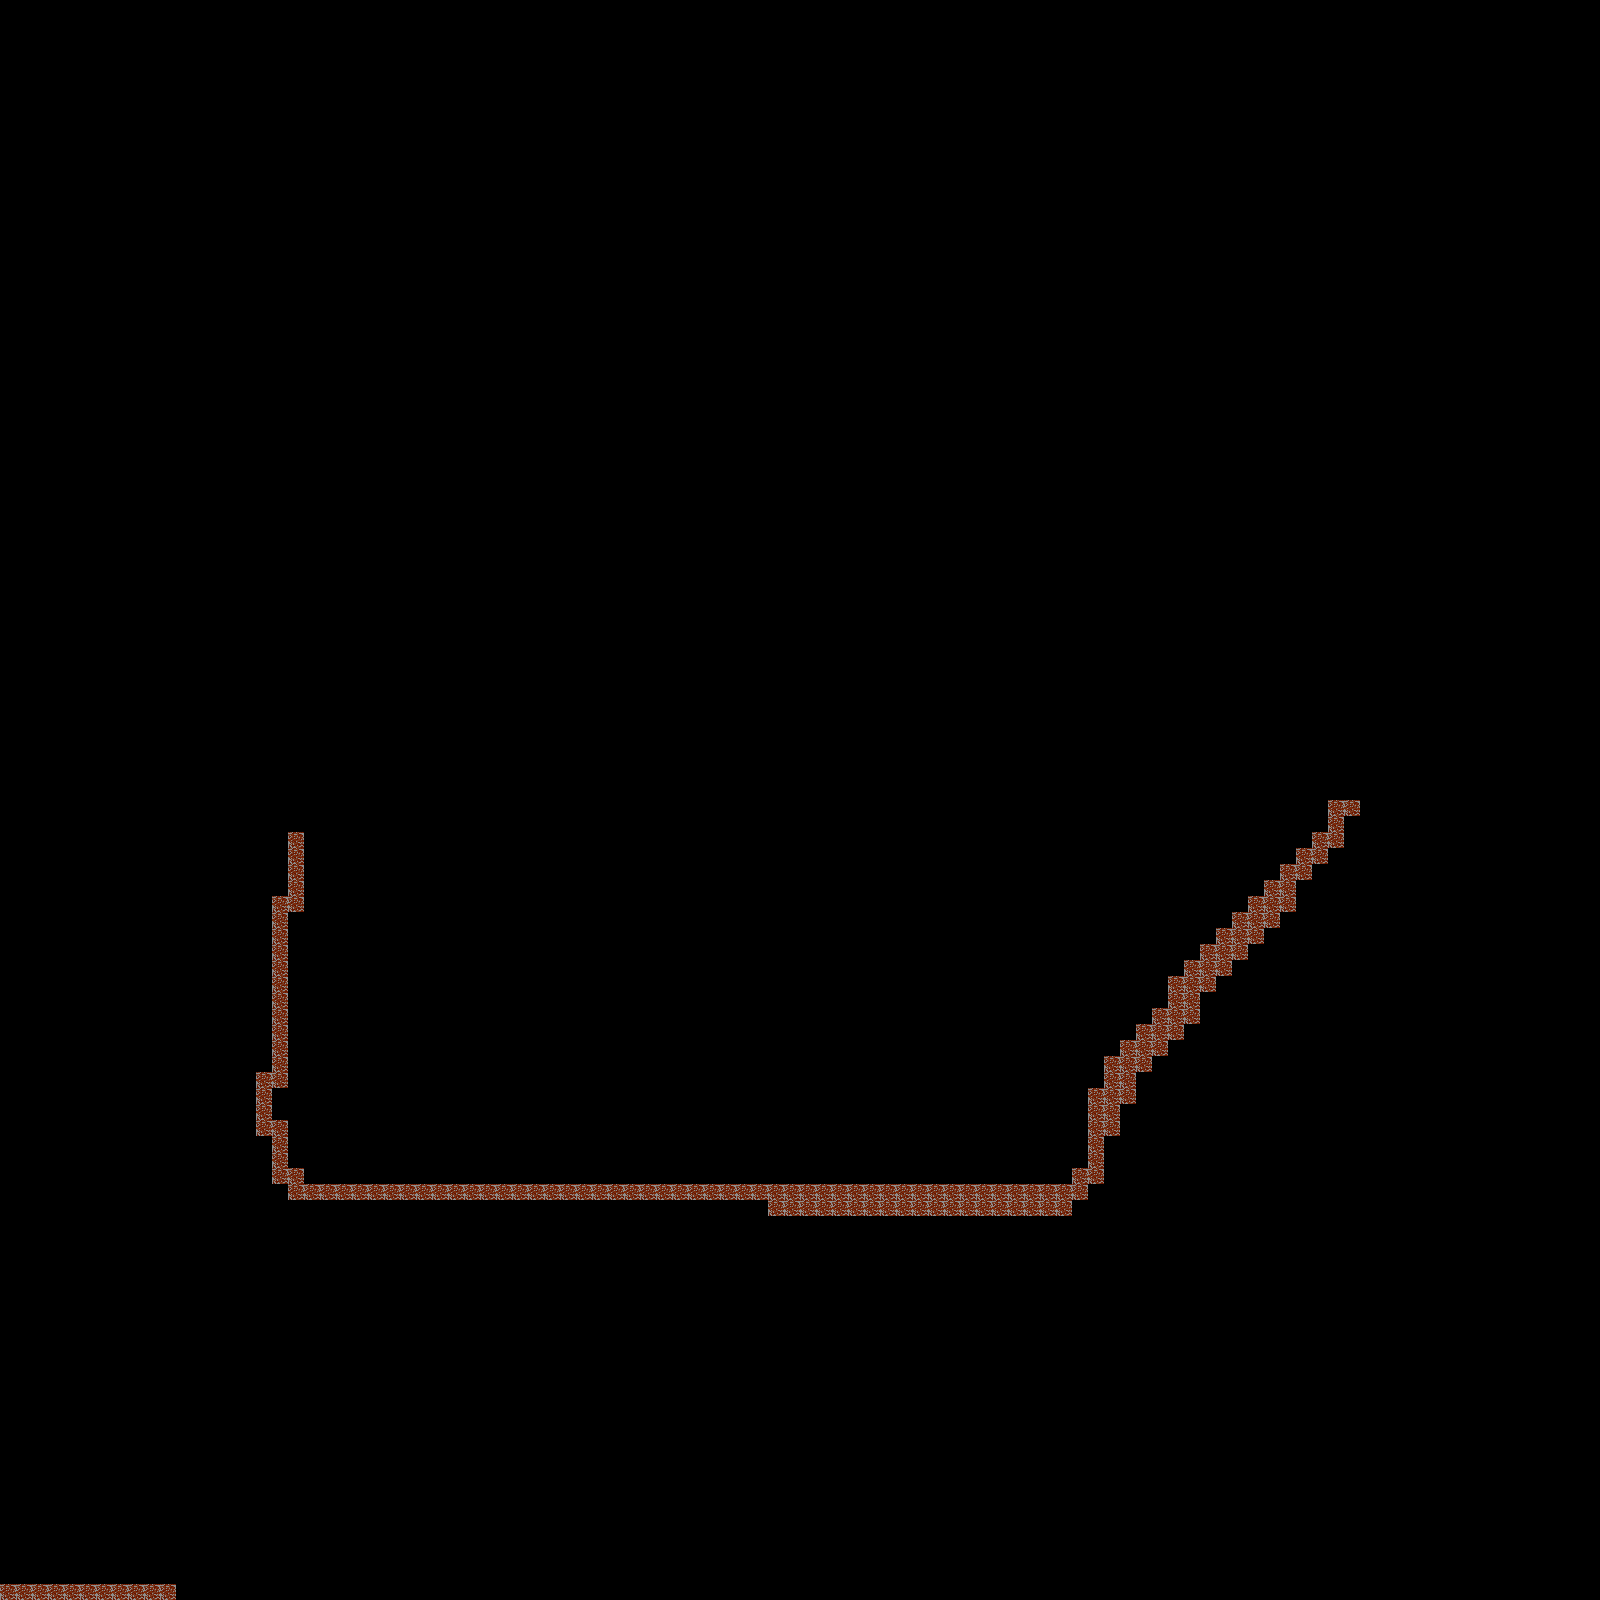

This is a level from a 2D game, rendered from its Tiled map with the project's own tilesets. A one-line summary and the map file follow, with tile-layer data summarised:
An orthogonal 100x100 tile map with 16x16 px tiles, 1 tile layer (collision).

<map version="1.2" tiledversion="1.3.4" orientation="orthogonal" renderorder="right-down" width="100" height="100" tilewidth="16" tileheight="16" infinite="0" nextlayerid="7" nextobjectid="17">
 <tileset firstgid="1" source="Tiles.tsx" />
 <layer id="1" name="collision" width="100" height="100">
  <data>[10000 cells, 162 non-empty, 1 distinct tile ids]</data>
 </layer>
</map>
